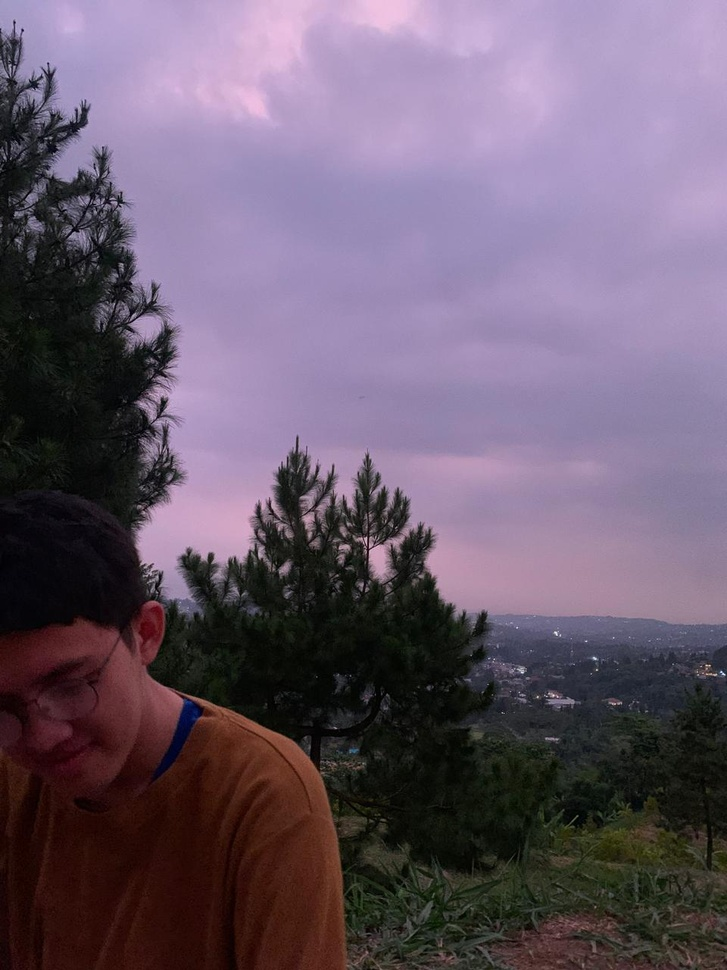
#> input picture BACKLIGHT.jpg, 727 x 970 px, shrunk from 960 x 1280 before the run
$ jupyter execute 'NO 3.ipynb'
#> lines starting #> are read from the running program, lines starting #| are printed output that depends on the picture
[cell 1]
import cv2
import numpy as np
import matplotlib.pyplot as plt

[cell 2]
img = cv2.imread('BACKLIGHT.jpg')
#> img is the input picture: shape (970, 727, 3); mean B, G, R 107.8, 90, 105.2
img_rgb = cv2.cvtColor(img, cv2.COLOR_BGR2RGB)

[cell 3]
plt.figure(figsize=(6,4))
plt.imshow(img_rgb)
plt.title('Gambar Asli')
plt.axis('off')
plt.show()

[cell 4]
gray = cv2.cvtColor(img, cv2.COLOR_BGR2GRAY)
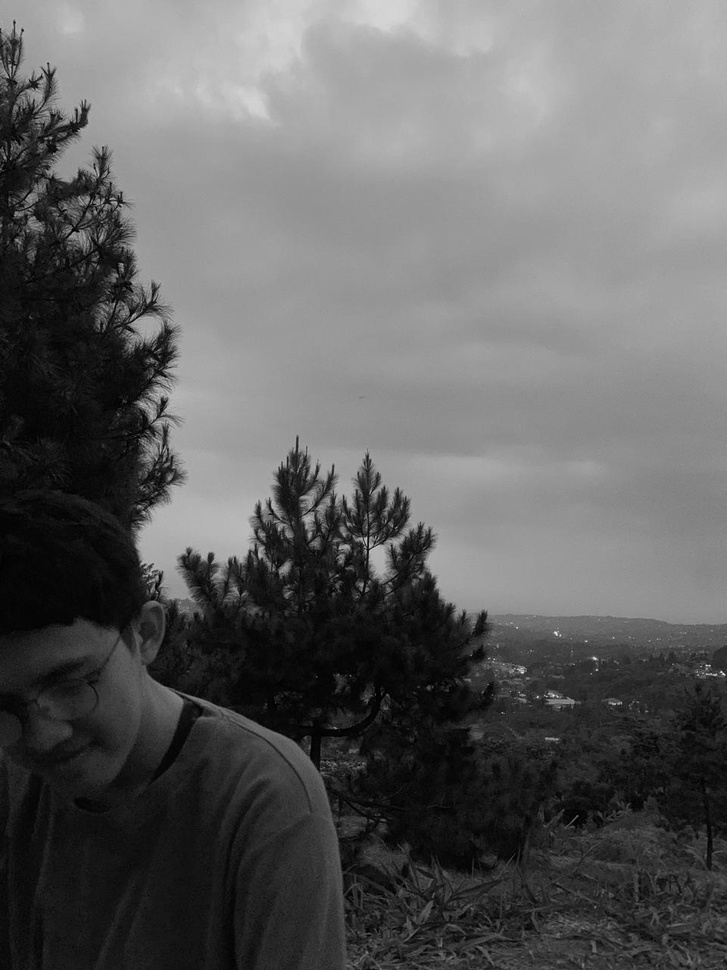
#> gray: shape (970, 727); min 0, max 245, mean 96.6
plt.figure(figsize=(6,4))
plt.imshow(gray, cmap='gray')
plt.title('Gambar Grayscale')
plt.axis('off')
plt.show()

[cell 5]
bright = cv2.convertScaleAbs(gray, alpha=1, beta=50)  # beta = brightness
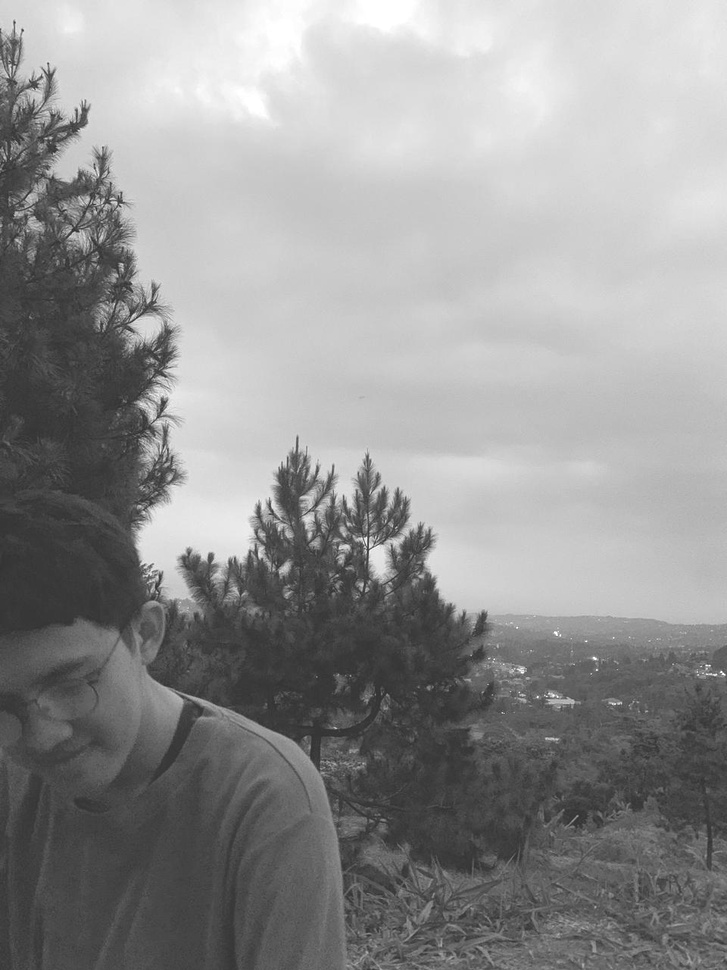
#> bright: shape (970, 727); min 50, max 255, mean 146.6
plt.figure(figsize=(6,4))
plt.imshow(bright, cmap='gray')
plt.title('Gambar Gray yang Dicerahkan')
plt.axis('off')
plt.show()

[cell 6]
contrast = cv2.convertScaleAbs(gray, alpha=2.0, beta=0)  # alpha = contrast
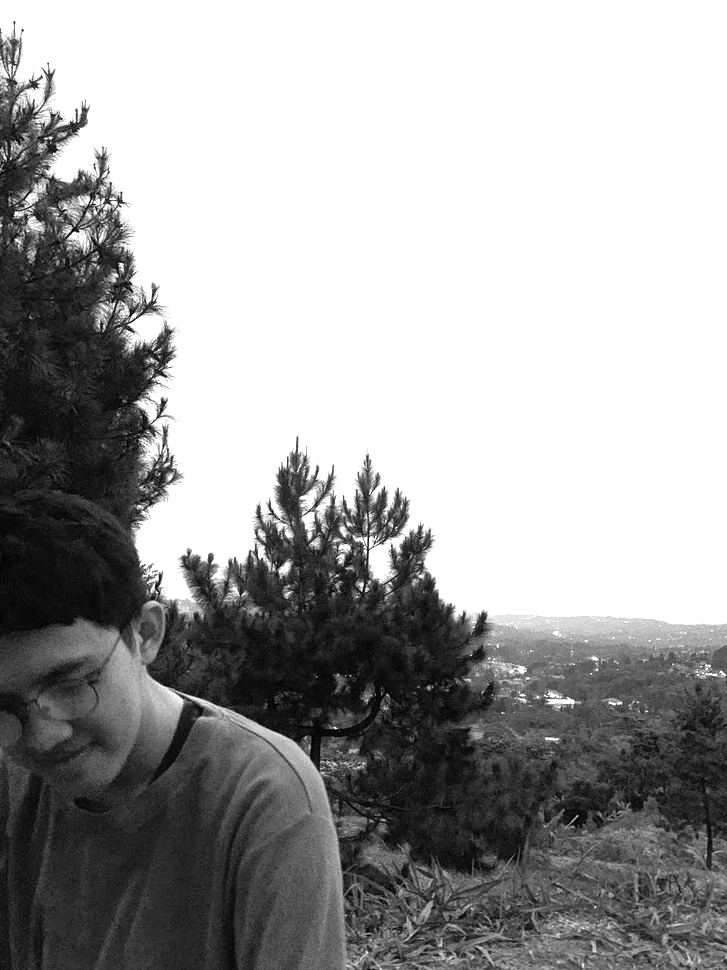
#> contrast: shape (970, 727); min 0, max 255, mean 161.4
plt.figure(figsize=(6,4))
plt.imshow(contrast, cmap='gray')
plt.title('Gambar Gray yang Diperkuat Kontras')
plt.axis('off')
plt.show()

[cell 7]
bright_contrast = cv2.convertScaleAbs(gray, alpha=1.5, beta=30)
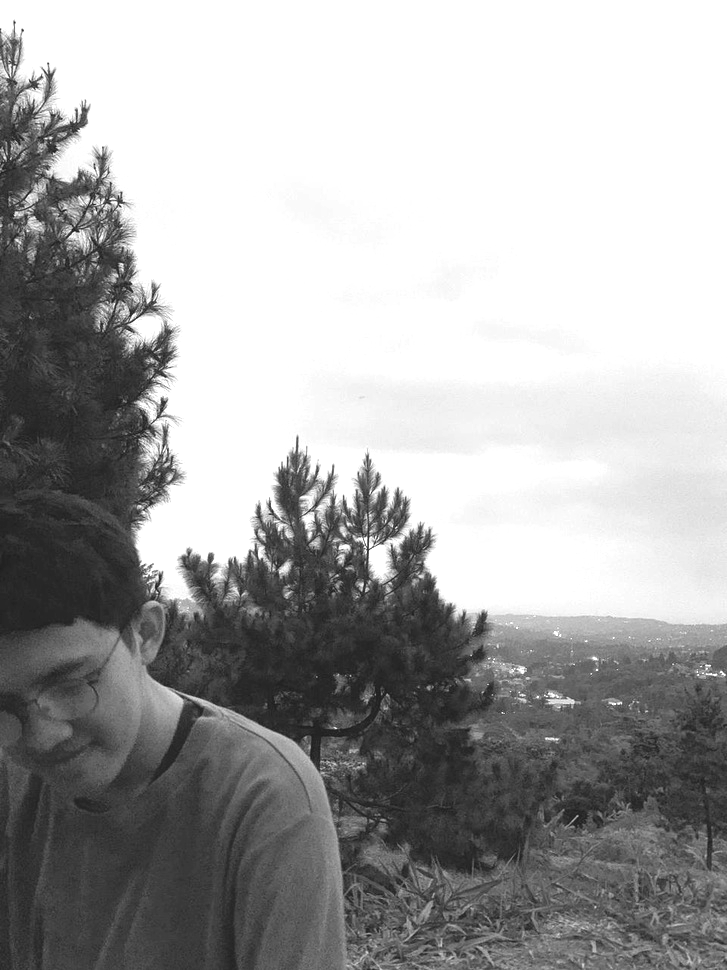
#> bright_contrast: shape (970, 727); min 30, max 255, mean 166.4
plt.figure(figsize=(6,4))
plt.imshow(bright_contrast, cmap='gray')
plt.title('Gambar Gray Dicerah & Diperkuat Kontras')
plt.axis('off')
plt.show()

$ run again, with ALNIZARBAIHAQI.jpg copied over BACKLIGHT.jpg
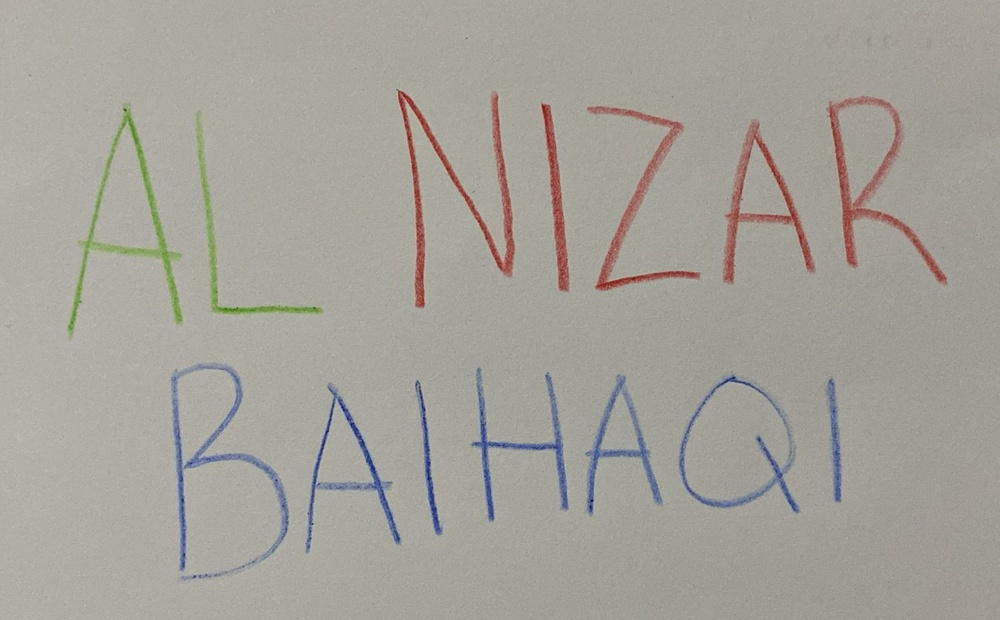
#> input picture ALNIZARBAIHAQI.jpg, 1000 x 620 px, shrunk from 1600 x 992 before the run
#> img is the input picture: shape (620, 1000, 3); mean B, G, R 153.8, 161.2, 164.5
#> `bright = cv2.convertScaleAbs(gray, alpha=1, beta=50)`:
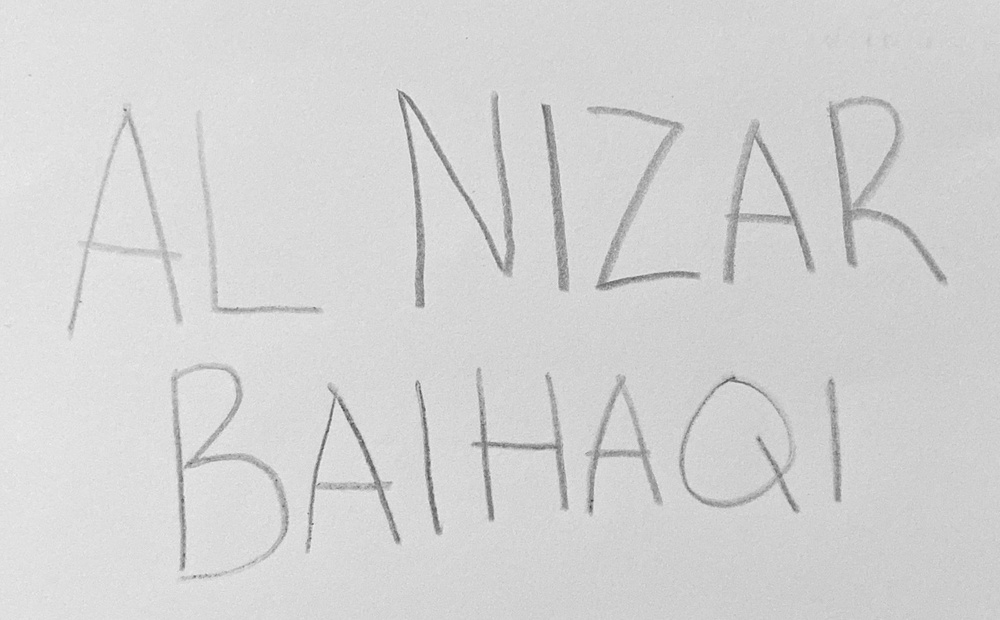
#> bright: shape (620, 1000); min 66, max 239, mean 211.4
#> `contrast = cv2.convertScaleAbs(gray, alpha=2.0, beta=0)`:
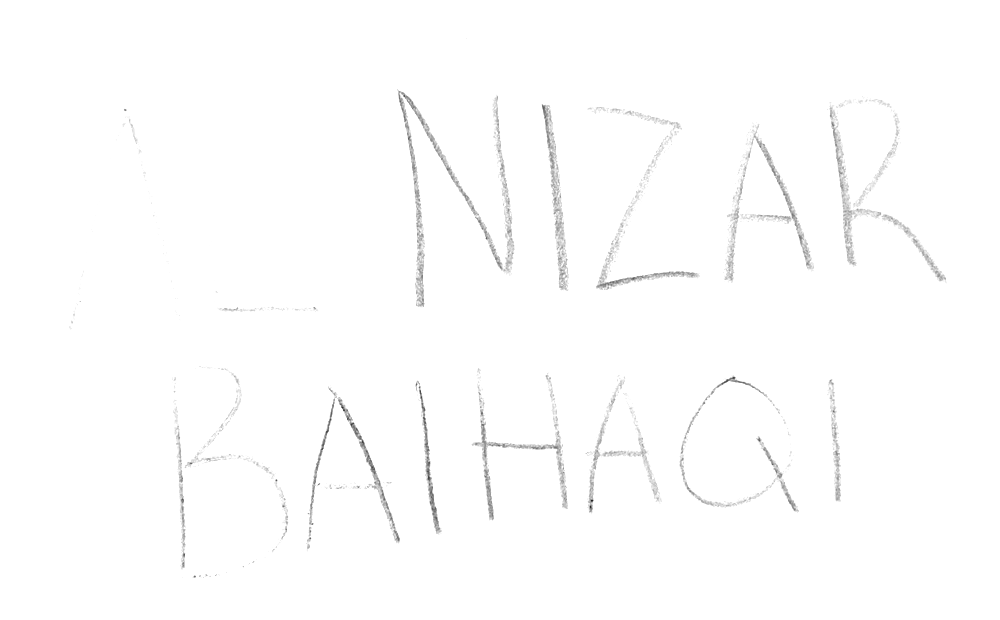
#> contrast: shape (620, 1000); min 32, max 255, mean 253.3
